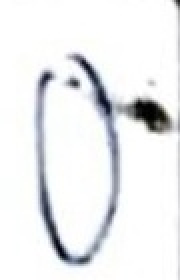
#> input picture Zero_full (1).jpg, 90 x 140 px, found by its file name (shown 2 times larger)
$ jupyter execute --allow-errors recognizing_written_digits.ipynb
#> lines starting #> are read from the running program, lines starting #| are printed output that depends on the picture
<a href="https://colab.research.google.com/github/jhonatanparada499/supervised-learning-notes/blob/main/recognizing_hand_written_digits.ipynb" target="_parent"></a>

## Import Libraries

[cell 1]
# Authors: The scikit-learn developers
# SPDX-License-Identifier: BSD-3-Clause

# Standard scientific Python imports
import matplotlib.pyplot as plt

# Import datasets, classifiers and performance metrics
from sklearn import metrics, svm, datasets
from sklearn.model_selection import train_test_split

# Import image processing library 2026-02-10
from skimage.io import imread
from skimage.color import rgb2gray
from skimage.transform import resize
import numpy as np

# Import os to handle local files
import os

## Data Transformation Example

[cell 2]
IMG_PATH = "archive/0/Zero_full (1).jpg"
img = imread(IMG_PATH) # converts .jpg img into numerical data
#> img is the input picture: shape (140, 90, 3); mean R, G, B 236, 237.2, 238.6
gray_img = rgb2gray(img) # converst img to black and white
resized_img = resize(gray_img, (8, 8), anti_aliasing=True) # makes img be 8x8 pixels

# Data Transformation
inverted_img = 1.0 - resized_img
final_img = inverted_img * 16

if inverted_img.max() > 0:
    final_img = (inverted_img / inverted_img.max()) * 16
else:
    final_img = inverted_img
final_img = np.round(final_img, 0) # 0 means the number of decimals

print(final_img)
#| [[ 0.  0.  0.  0.  0.  0.  0.  2.]
#|  [ 0.  1.  2.  5.  3.  0.  0.  1.]
#|  [ 0.  4.  4.  6. 11.  4.  7.  3.]
#|  [ 0.  4.  2.  1.  8.  9. 16. 11.]
#|  [ 0.  4.  2.  0.  3.  4.  1.  2.]
#|  [ 0.  5.  5.  0.  3.  4.  0.  1.]
#|  [ 0.  3. 10.  2.  5.  2.  0.  1.]
#|  [ 0.  1.  6.  7.  3.  0.  0.  1.]]

fig, axes = plt.subplots(1, 2, figsize=(8, 4))
ax = axes.ravel()
ax[0].imshow(img)
ax[0].set_title("Original")
ax[1].imshow(resized_img, cmap=plt.cm.gray) # gray_r means inverted gray
ax[1].set_title("Grayscale")
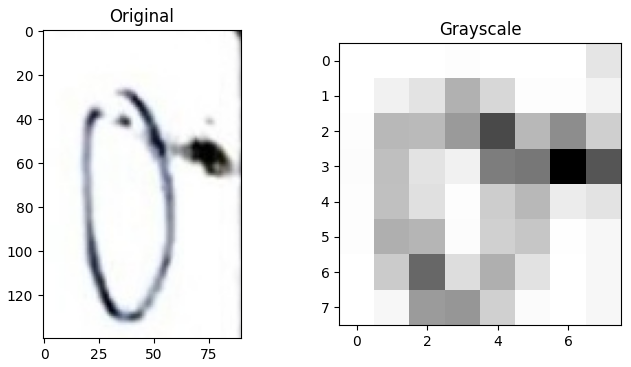
#> figure drawn by matplotlib, 2 panels

## Processing Multiple Pictures

[cell 3]
PATH = "archive/"

# production
categories = ["0", "1", "2", "3", "4", "5", "6", "7", "8", "9"]

# testing
# categories = ["0", "1"]

images = []
labels = []

# Iterates through every directory in archive/
#> (the rest of this cell did not finish here and is left out)

## Classification & Training Data After Shuffle

[cell 4]
# flatten the images
n_samples = len(images)
# data = images.reshape((n_samples, -1)) # returns error bc reshape is not a memeber of built-in list
data = np.array([img.ravel() for img in images])
#> data = empty array

# Create a classifier: a support vector classifier
clf = svm.SVC(gamma=0.001)

# Split data into 50% train and 50% test subsets
#> (the rest of this cell did not finish here and is left out)
